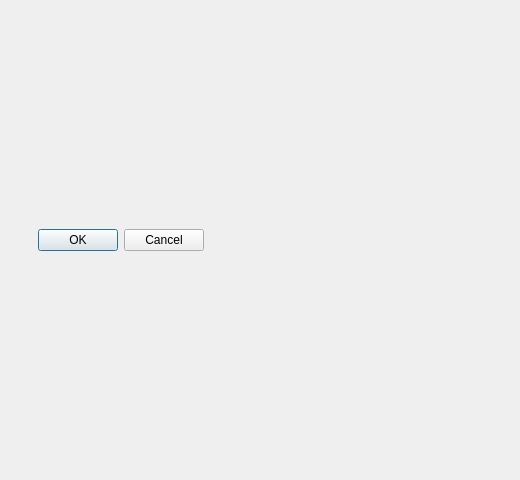
<?xml version="1.0" encoding="UTF-8"?>
<ui version="4.0">
 <class>dlgCurveSettings</class>
 <widget class="QDialog" name="dlgCurveSettings">
  <property name="geometry">
   <rect>
    <x>0</x>
    <y>0</y>
    <width>520</width>
    <height>480</height>
   </rect>
  </property>
  <property name="sizePolicy">
   <sizepolicy hsizetype="Fixed" vsizetype="Fixed">
    <horstretch>0</horstretch>
    <verstretch>0</verstretch>
   </sizepolicy>
  </property>
  <property name="windowTitle">
   <string>Dialog</string>
  </property>
  <widget class="QDialogButtonBox" name="buttonBox">
   <property name="geometry">
    <rect>
     <x>11</x>
     <y>226</y>
     <width>193</width>
     <height>28</height>
    </rect>
   </property>
   <property name="orientation">
    <enum>Qt::Horizontal</enum>
   </property>
   <property name="standardButtons">
    <set>QDialogButtonBox::Cancel|QDialogButtonBox::Ok</set>
   </property>
  </widget>
 </widget>
 <resources/>
 <connections>
  <connection>
   <sender>buttonBox</sender>
   <signal>accepted()</signal>
   <receiver>dlgCurveSettings</receiver>
   <slot>accept()</slot>
   <hints>
    <hint type="sourcelabel">
     <x>248</x>
     <y>254</y>
    </hint>
    <hint type="destinationlabel">
     <x>157</x>
     <y>274</y>
    </hint>
   </hints>
  </connection>
  <connection>
   <sender>buttonBox</sender>
   <signal>rejected()</signal>
   <receiver>dlgCurveSettings</receiver>
   <slot>reject()</slot>
   <hints>
    <hint type="sourcelabel">
     <x>316</x>
     <y>260</y>
    </hint>
    <hint type="destinationlabel">
     <x>286</x>
     <y>274</y>
    </hint>
   </hints>
  </connection>
 </connections>
</ui>
